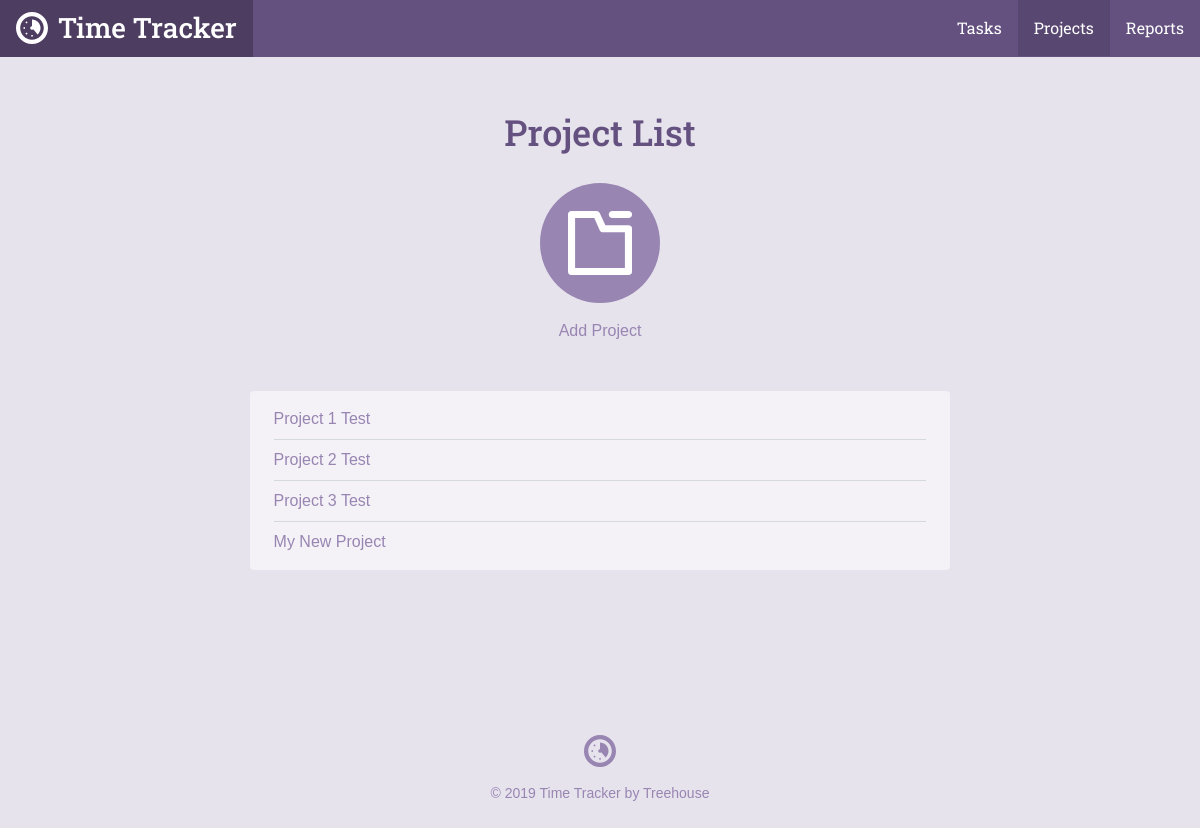
Page /project_list.php on the earlier database version.
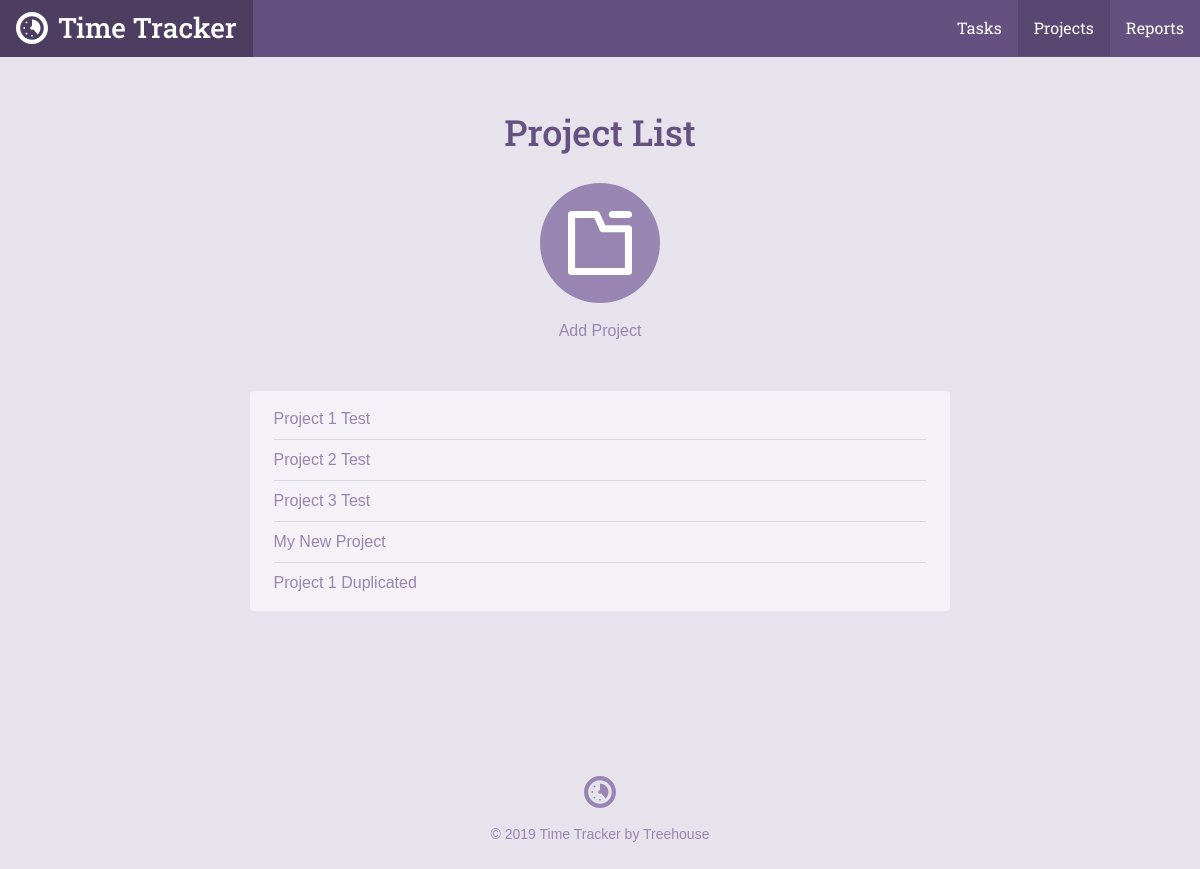
Same page on the later database version.
### tables this page shows
CREATE TABLE `projects` (
	`project_id`	INTEGER PRIMARY KEY AUTOINCREMENT,
	`title`	TEXT NOT NULL,
	`category`	TEXT NOT NULL
);

### inc/functions.php (called while the page is built, shortened)
<?php
function get_project_list() {
    include 'connection.php';
    try {
        return $db->query('SELECT project_id, title, category FROM projects');
    } catch (Exception $e) {
        echo "Error!: " . $e->getMessage() . "<br />";
        return array();
    }
}

### project_list.php (the view, shortened to what this page needs)
<?php
require 'inc/functions.php';
include 'inc/header.php';
?>
<div class="section catalog random">
    <div class="col-container page-container">
        <div class="col col-70-md col-60-lg col-center">
            <h1 class="actions-header">Project List</h1>
            <div class="actions-item">
                <a class="actions-link" href="project.php">
                <span class="actions-icon">
                  <svg viewbox="0 0 64 64"><use xlink:href="#project_icon"></use></svg>
                </span>
                Add Project
                </a>
            </div>
            <div class="form-container">
                <ul class="items">
                    <?php
                    foreach (get_project_list() as $item) {
                        echo "<li><a href='project.php?id=" . $item['project_id'] . "'>" . $item['title'] . "</a></li>";
                    }
                    ?>
                </ul>
            </div>
        </div>
    </div>
</div>
<?php include("inc/footer.php"); ?>

Differences in the rows shown:
added projects: title "Project 1 Duplicated"
